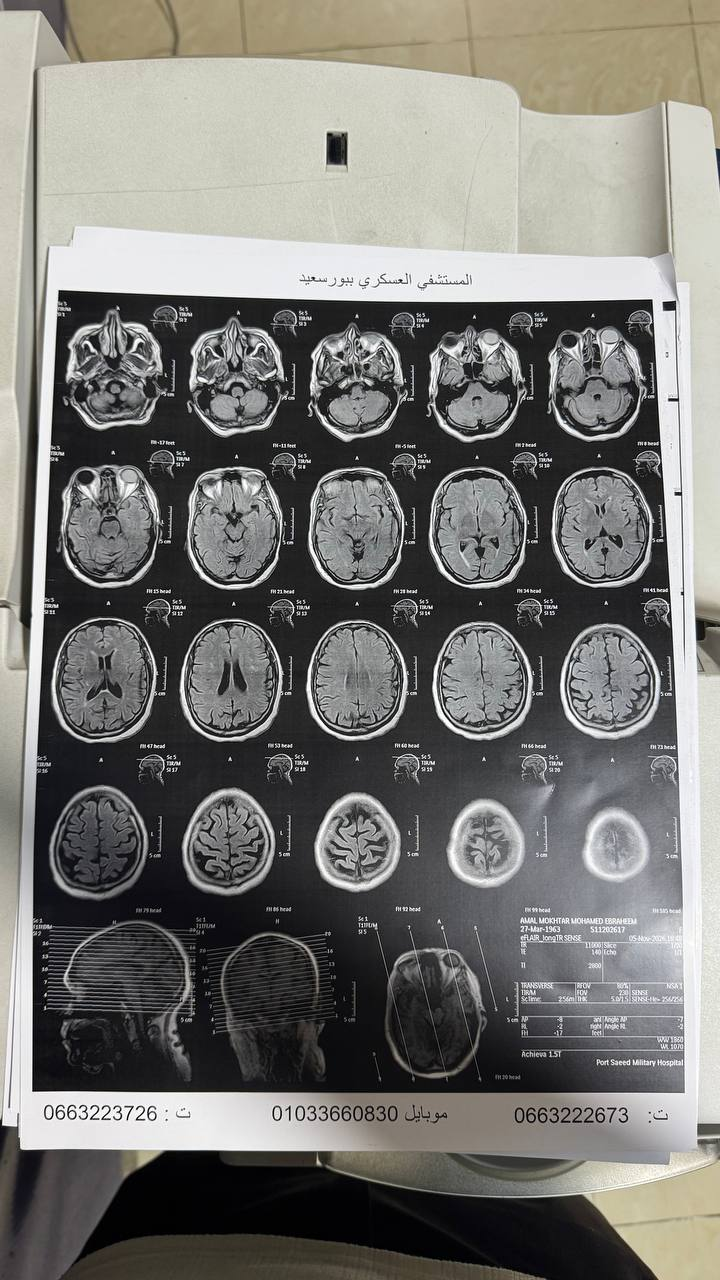
#> input picture 01_Structured_and_Renamed_Inputs/02_Extracted_and_Enhanced_MRI_Frames/01_Axial_T1_T2_FLAIR_Brain_and_BasalGanglia/MRI_2026-11-05_Film07_Axial_eFLAIR_CSVD_LacunarInfarcts_EthmoidSinusitis_Upright.png, 720 x 1280 px, found by its file name
$ python skill_radiology_enhancer.py
#> lines starting #> are read from the running program, lines starting #| are printed output that depends on the picture
#> in generate_full_clahe_sheets, img is the input picture: shape (1280, 720, 3); mean B, G, R 115.9, 119.7, 120.6
#!/usr/bin/env python3
"""
Skill 3: Radiology Enhancer (CLAHE & Micro-Zoom ROI Extractor)
Applies Contrast Limited Adaptive Histogram Equalization (CLAHE) and unsharp masking
to upright neuroimaging films, deduplicated MRA 3D TOF axial source slices, clinical
handwriting, and Holter ECG strips to surface subtle microvascular, dural/venous,
neuro-otological (IAC/CPA), and deep parenchymal features.
"""

import json
from pathlib import Path

import cv2
import numpy as np
from PIL import Image, ImageDraw, ImageFont
from skimage import exposure

WORKSPACE_ROOT = Path(r"d:\mum")
INPUTS_DIR = WORKSPACE_ROOT / "01_Structured_and_Renamed_Inputs"
FRAMES_ROOT = INPUTS_DIR / "02_Extracted_and_Enhanced_MRI_Frames"
AXIAL_DIR = FRAMES_ROOT / "01_Axial_T1_T2_FLAIR_Brain_and_BasalGanglia"
MRA_DIR = FRAMES_ROOT / "02_MRA_Intracranial_Arteries"
MRV_DIR = FRAMES_ROOT / "03_MRV_Venous_Sinuses_and_Left_IJV"
ROI_DIR = FRAMES_ROOT / "04_CLAHE_ROI_Zoom_Left_Mastoid_Sigmoid_and_CPA"
FULL_CLAHE_DIR = ROI_DIR / "Full_Sheets_CLAHE"
CLIN_DIR = INPUTS_DIR / "08_Clinical_Notes_and_Prescriptions"
AUD_2026_DIR = INPUTS_DIR / "04_Audiology_PTA_and_Tympanometry" / "2026_11_03_FollowUp"
CT_DIR = INPUTS_DIR / "03_CT_Brain_Scans"
EEG_DIR = INPUTS_DIR / "07_Neurophysiology_Prolonged_EEG"
HOLTER_PAGES_DIR = INPUTS_DIR / "06_Cardiology_24h_Holter_ECG" / "Extracted_Pages"


def apply_clahe_unsharp(bgr_img: np.ndarray, clip_limit: float = 3.0, tile_size: int = 8, sharpen: float = 0.45) -> np.ndarray:
    """Apply luminance-preserving CLAHE (in LAB space) + subtle unsharp masking."""
#> called with clip_limit = 3, tile_size = 8, sharpen = 0.4
    lab = cv2.cvtColor(bgr_img, cv2.COLOR_BGR2LAB)
#> lab: shape (1280, 720, 3); mean of channels 0, 1, 2 123.6, 127.7, 130.1
    l_chan, a_chan, b_chan = cv2.split(lab)
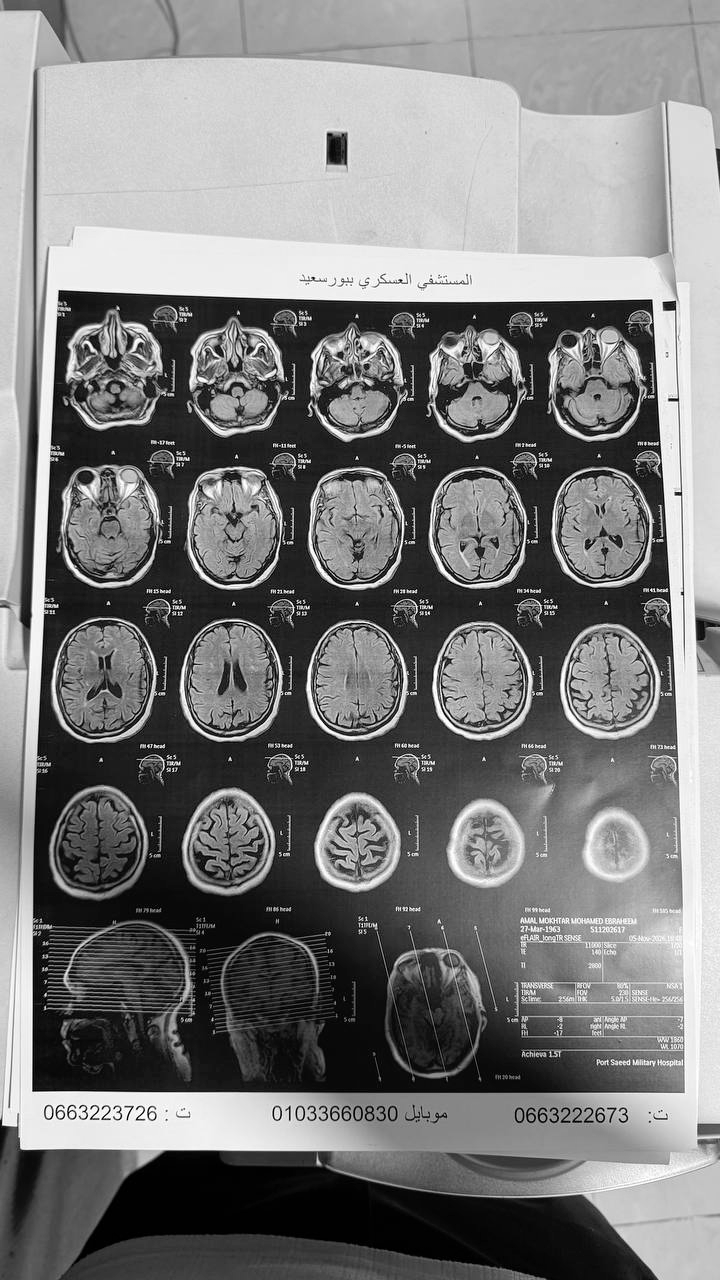
#> l_chan: shape (1280, 720); min 0, max 255, mean 123.6
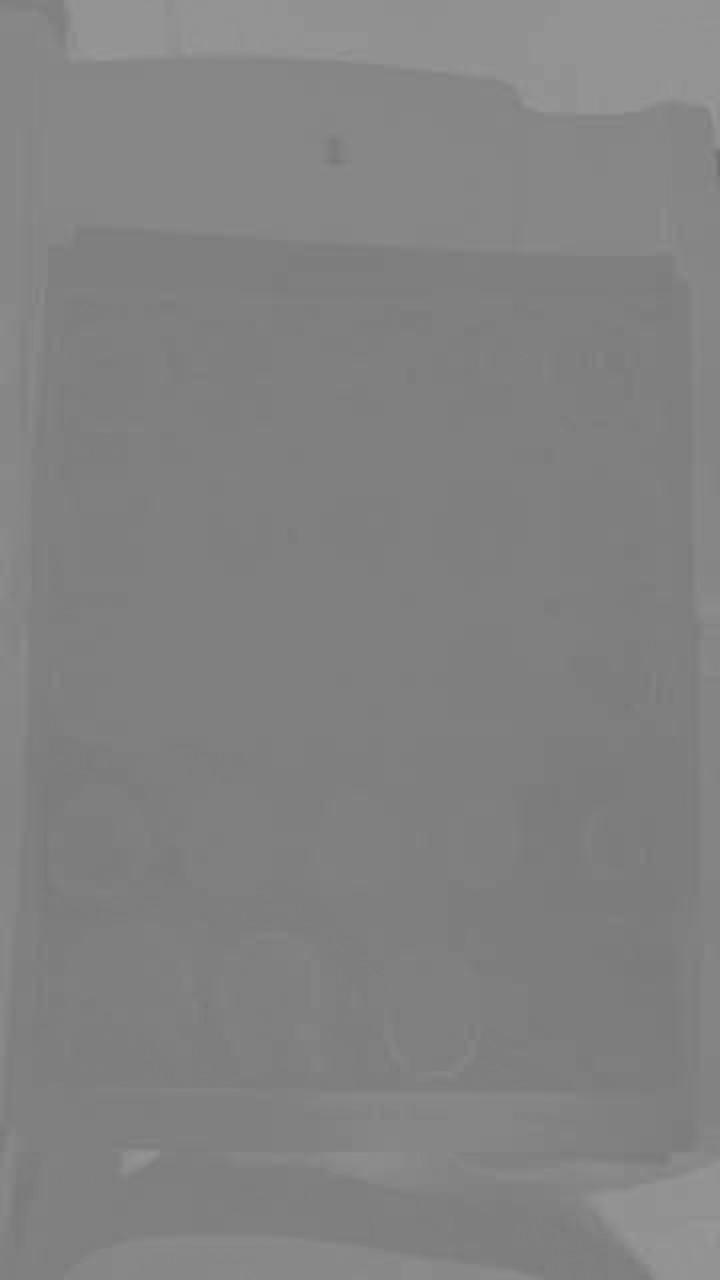
#> b_chan: shape (1280, 720); min 114, max 152, mean 130.1
    clahe = cv2.createCLAHE(clipLimit=clip_limit, tileGridSize=(tile_size, tile_size))
    l_eq = clahe.apply(l_chan)
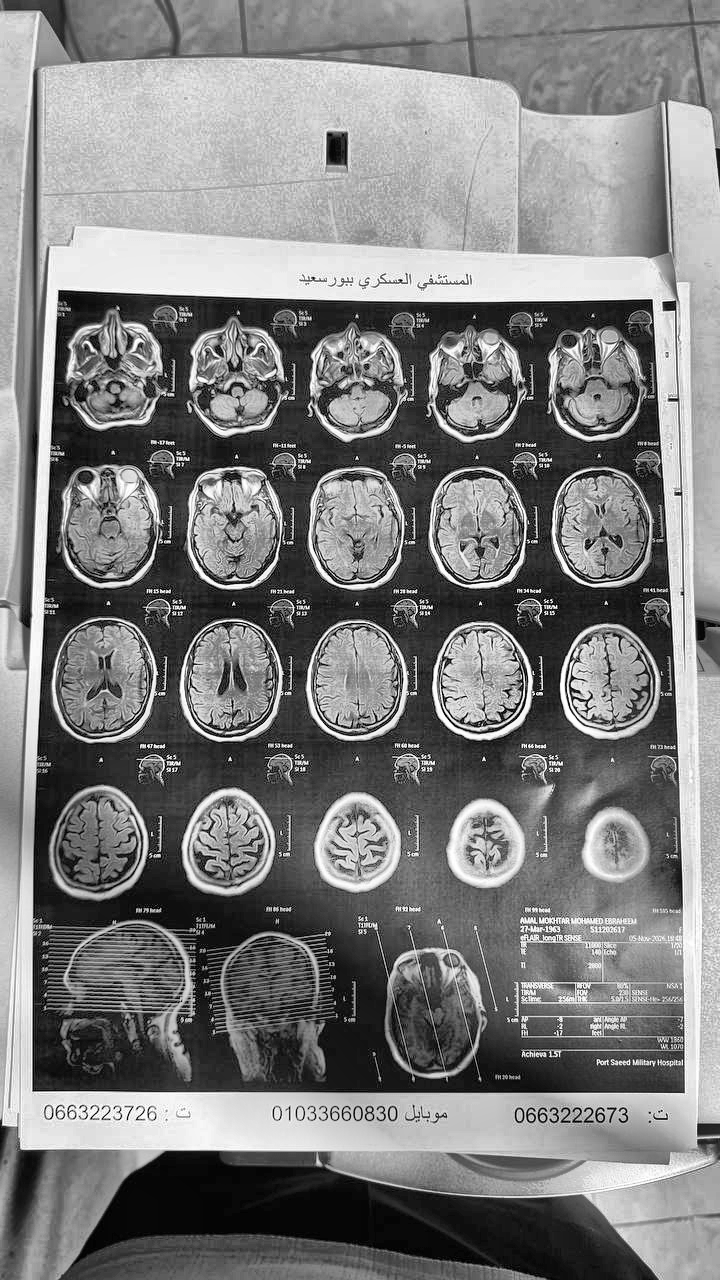
#> l_eq: shape (1280, 720); min 0, max 255, mean 126.1
    enhanced = cv2.cvtColor(cv2.merge((l_eq, a_chan, b_chan)), cv2.COLOR_LAB2BGR)
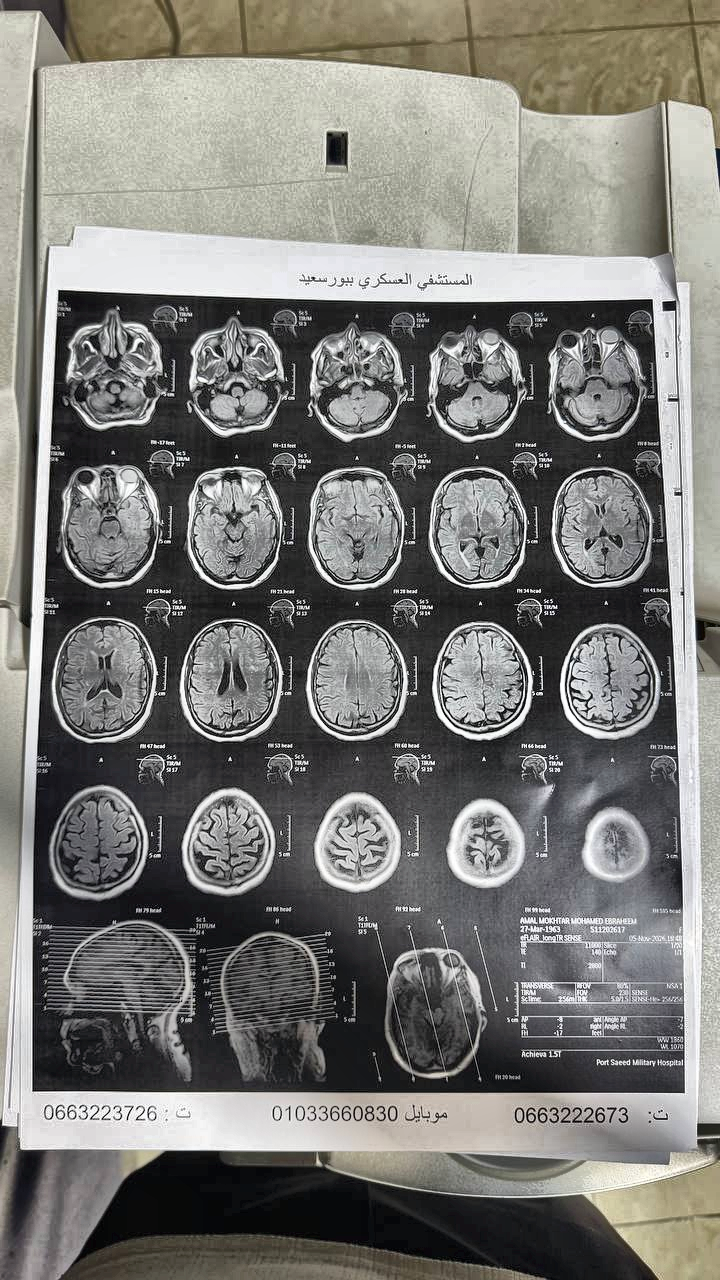
#> enhanced: shape (1280, 720, 3); mean B, G, R 117.8, 121.6, 122.4
    if sharpen > 0:
        blur = cv2.GaussianBlur(enhanced, (0, 0), sigmaX=1.2)
        enhanced = cv2.addWeighted(enhanced, 1.0 + sharpen, blur, -sharpen, 0)
    return enhanced


# [48 lines left out: functions apply_gray_clahe_and_gamma, label_tile, make_grid, not called in this run]


def crop_norm(img: np.ndarray, x0: float, y0: float, x1: float, y1: float) -> np.ndarray:
    h, w = img.shape[:2]
    return img[int(h * y0) : int(h * y1), int(w * x0) : int(w * x1)].copy()


def generate_full_clahe_sheets() -> list[str]:
    FULL_CLAHE_DIR.mkdir(parents=True, exist_ok=True)
    targets = [
        (AXIAL_DIR / "MRI_2026-11-05_Film07_Axial_eFLAIR_CSVD_LacunarInfarcts_EthmoidSinusitis_Upright.png", "CLAHE_MRI_Film07_Axial_eFLAIR.png"),
        (AXIAL_DIR / "MRI_2026-11-05_Film09_Axial_eT2W_TSE_Lacunes_IAC_EthmoidSinusitis_Upright.png", "CLAHE_MRI_Film09_Axial_eT2W.png"),
        (AXIAL_DIR / "MRI_2026-11-05_Film08_Axial_T1W_SE_SulcalProminence_LtEyeSiliconeOil_Upright.png", "CLAHE_MRI_Film08_Axial_T1W.png"),
        (AXIAL_DIR / "MRI_2026-11-05_Film05_Axial_DWI_ADC_NoAcuteRestrictedDiffusion_Upright.png", "CLAHE_MRI_Film05_Axial_DWI_ADC.png"),
        (AXIAL_DIR / "MRI_2026-11-05_Film10_Coronal_T2W_and_T1W_TSE_BasalGanglia_IAC_EthmoidSinusitis_Upright.png", "CLAHE_MRI_Film10_Coronal_T2W_T1W.png"),
        (MRV_DIR / "MRV_2026-11-05_Film06_3D_PCA_Venography_Attenuated_Lt_Transverse_Sigmoid_IJV_Upright.png", "CLAHE_MRV_Film06_3D_PCA_Venography.png"),
        (MRA_DIR / "MRA_2026-11-05_Film02_3D_TOF_Coronal_MIP_Intracranial_Arteries_Unremarkable_Upright.png", "CLAHE_MRA_Film02_Coronal_MIP.png"),
        (MRA_DIR / "MRA_2026-11-05_Film03_3D_TOF_Axial_MIP_CircleOfWillis_Unremarkable_Upright.png", "CLAHE_MRA_Film03_Axial_MIP.png"),
    ]
    out_paths = []
    for src, out_name in targets:
        img = cv2.imread(str(src))
        enh = apply_clahe_unsharp(img, clip_limit=3.0, tile_size=8, sharpen=0.4)
        dst = FULL_CLAHE_DIR / out_name
        cv2.imwrite(str(dst), enh)
        out_paths.append(str(dst.relative_to(WORKSPACE_ROOT)))
#> pass 2 of the loop in generate_full_clahe_sheets, `for src, out_name in targets:`:
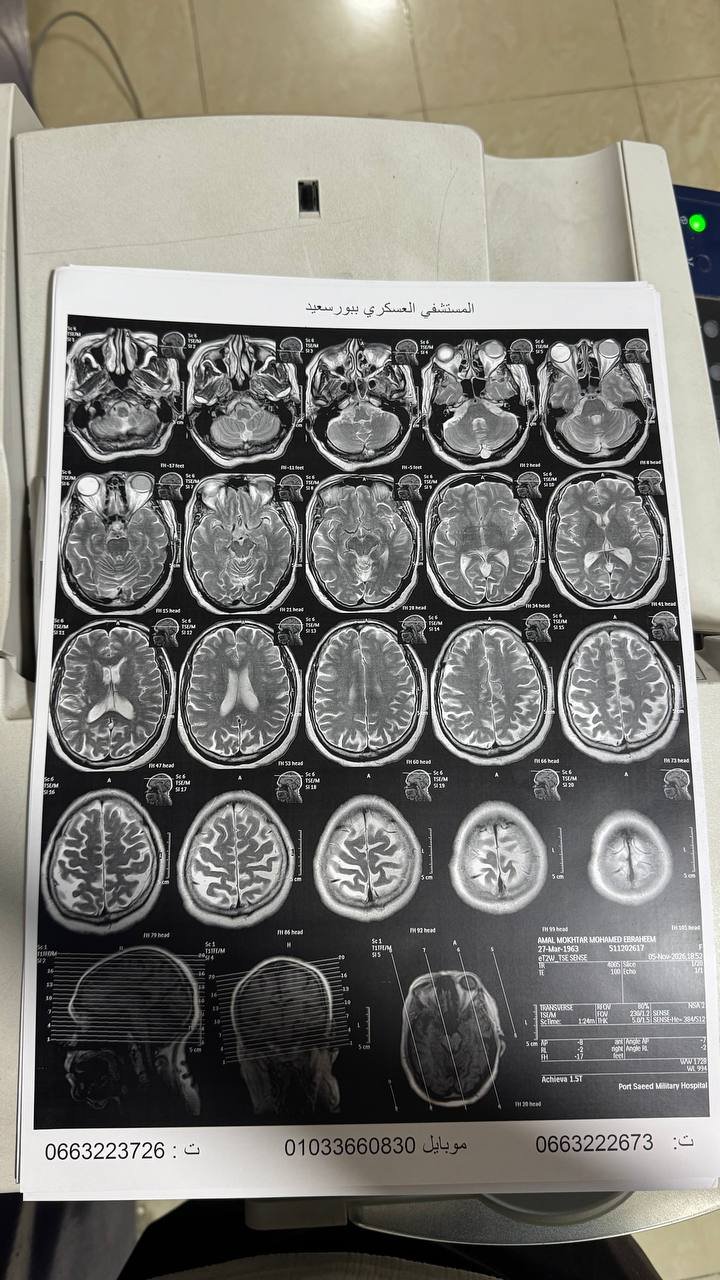
#> input picture 01_Structured_and_Renamed_Inputs/02_Extracted_and_Enhanced_MRI_Frames/01_Axial_T1_T2_FLAIR_Brain_and_BasalGanglia/MRI_2026-11-05_Film09_Axial_eT2W_TSE_Lacunes_IAC_EthmoidSinusitis_Upright.png, 720 x 1280 px, found by its file name
#> in generate_full_clahe_sheets, img is the input picture: shape (1280, 720, 3); mean B, G, R 117.9, 123.7, 125.5
#> lab: shape (1280, 720, 3); mean of channels 0, 1, 2 128.5, 127.7, 131.2
#> in apply_clahe_unsharp (call 2), `l_chan, a_chan, b_chan = cv2.split(lab)`:
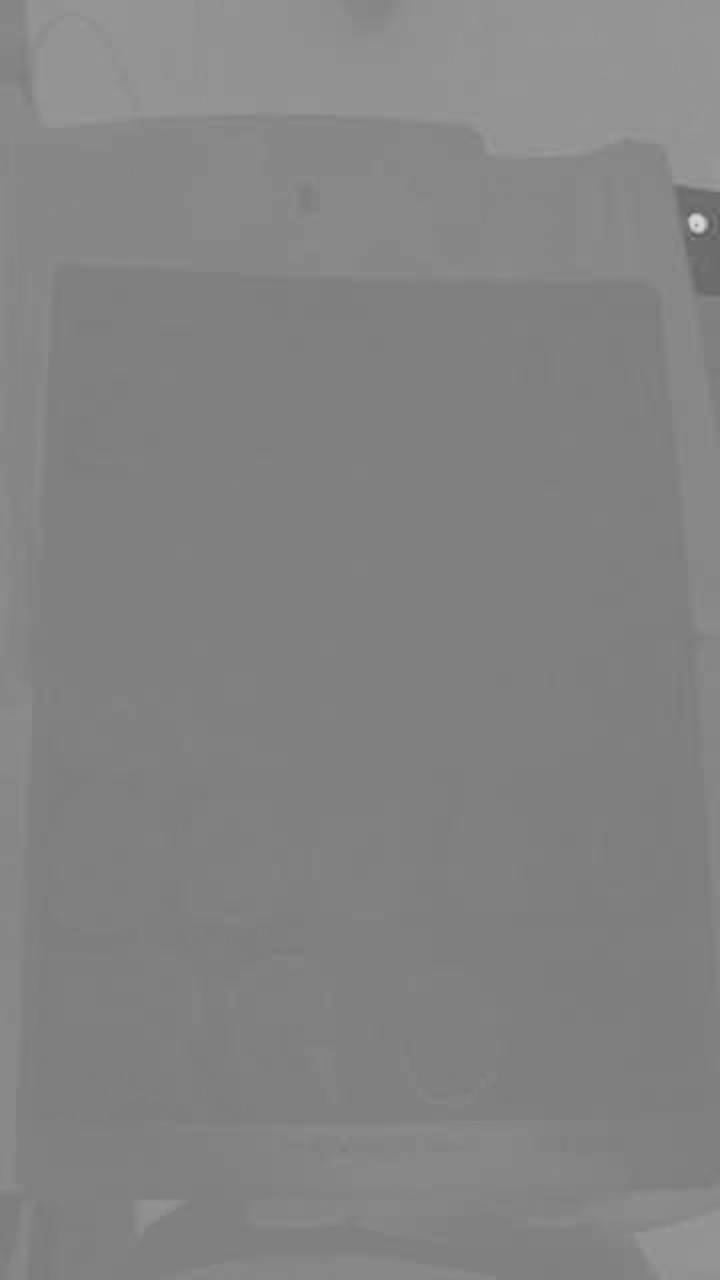
#> b_chan: shape (1280, 720); min 94, max 211, mean 131.2
#> in apply_clahe_unsharp (call 2), `enhanced = cv2.cvtColor(cv2.merge((l_eq, a_chan, b_chan)), cv2.COLOR_L..`:
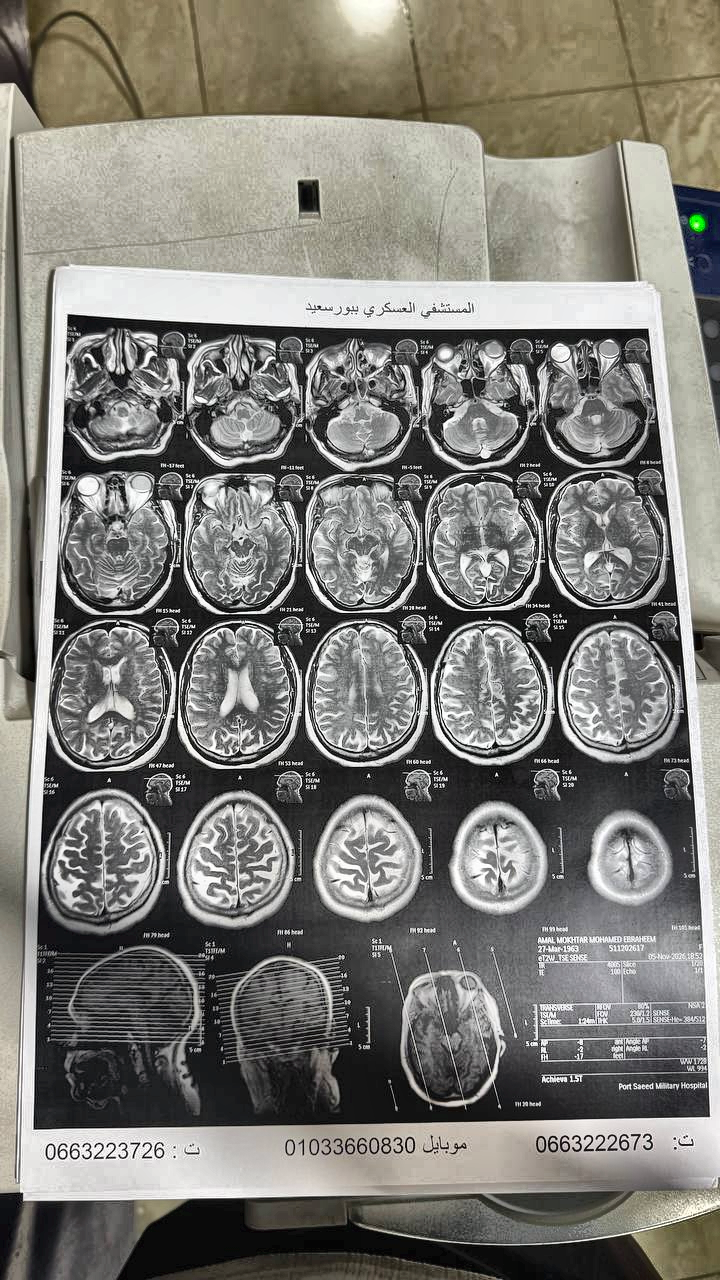
#> enhanced: shape (1280, 720, 3); mean B, G, R 119.2, 124.9, 126.5
    return out_paths


# [191 lines left out: functions build_roi1_mrv_and_mra_davf_panels, build_roi2_neuro_otological_and_orbits, build_roi3_basal_ganglia_and_white_matter, build_roi4_clinical_and_holter_zooms, build_roi5_new_baseline_audiology_and_neurophys, not called in this run]


def main() -> None:
    ROI_DIR.mkdir(parents=True, exist_ok=True)
    full_clahe = generate_full_clahe_sheets()
    roi1 = build_roi1_mrv_and_mra_davf_panels()
    roi2 = build_roi2_neuro_otological_and_orbits()
    roi3 = build_roi3_basal_ganglia_and_white_matter()
    roi4 = build_roi4_clinical_and_holter_zooms()
    roi5 = build_roi5_new_baseline_audiology_and_neurophys()

    report = {
        "full_clahe_sheets": full_clahe,
        "roi_panels": roi1 + [roi2, roi3, roi4] + roi5,
    }
    print(json.dumps(report, indent=2))


if __name__ == "__main__":
#> (the run stopped early here; a loop or call above may not have finished)
